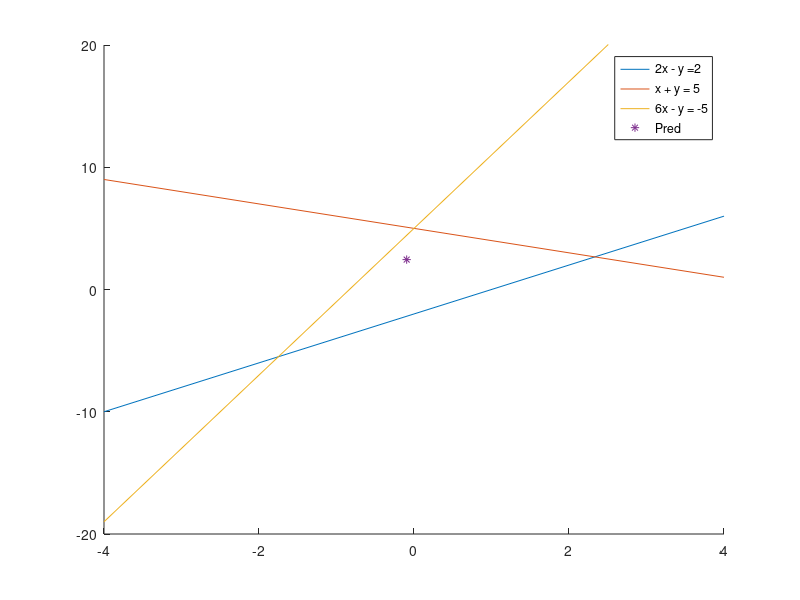

This figure's MATLAB source:
% Matrices and Vectors

A = [5 7 9
    1 3 2];

B = [2 0; 0 -1; 1 0];

D = [1 2 3];
for x = 2:4
    D = [D; x, x+1, x+2];
end
D;

C = A * B;

x = 1:3;

A * x';

I = eye(4);

D = diag([1 -2 7]);

diag(A);

comp = [eye(3), B;
        A, zeros(2,2)];


t = 0 : 0.2 : 1;
freq = [sin(t)', sin(2*t)', sin(3*t)'];

freq(3, 2);
freq(2, :);
freq(2, 1:2) = [99 99];


size(freq);

R = rand(3, 3);

R * inv(R);

deter = det(R);
trac = trace(R);
eigen = eig(R);

R = rand(3, 4);
rnk = rank(R);
nl = null(R);
lud = lu(R);
qrd = qr(R);
sv = svd(R);
pin = pinv(R);

R * pin;

gaussian_elim = rref(R);

A = [1 1
    3 5];
b = [3 5]';
A\b;  % \ -> left inv; / -> right inv


cA = cond(A);

M = [1 1; 1 1.01];
cM = cond(M);

% \ also for Least Squares Method


A = [2 -1; 1 1; 6 -1];
b = [2 5 -5]';
x = inv(A' * A) * A' * b;
h = figure(1);
hold on;
xx = linspace(-4, 4, 3);
plot(xx, 2*xx-2);
plot(xx, 5 -xx);
plot(xx, 6*xx+5);
plot(x(1), x(2), '*');
legend('2x - y =2', 'x + y = 5', '6x - y = -5' , 'Pred');
axis([-4 4 -20 20]);
saveas(h, 'plots/triangulation.png');
hold off;









